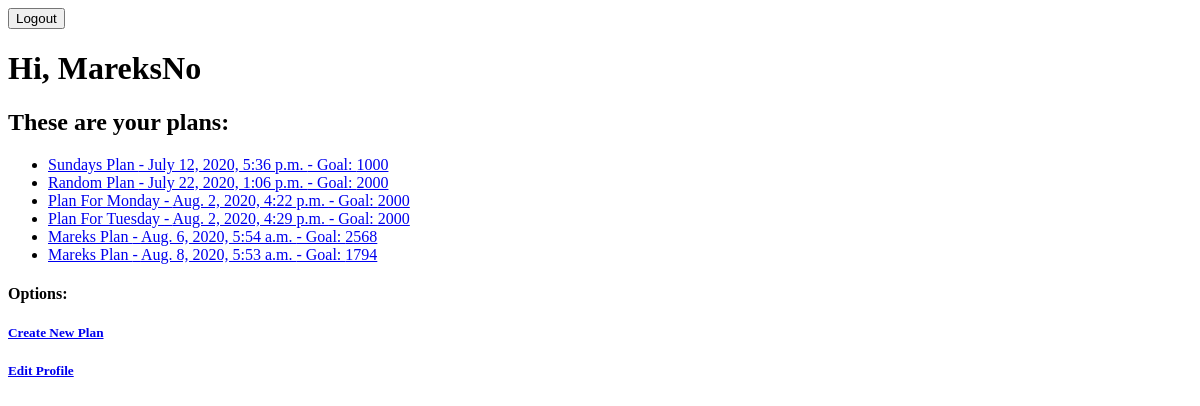
Page /users/profile/ (signed in) on the earlier database version.
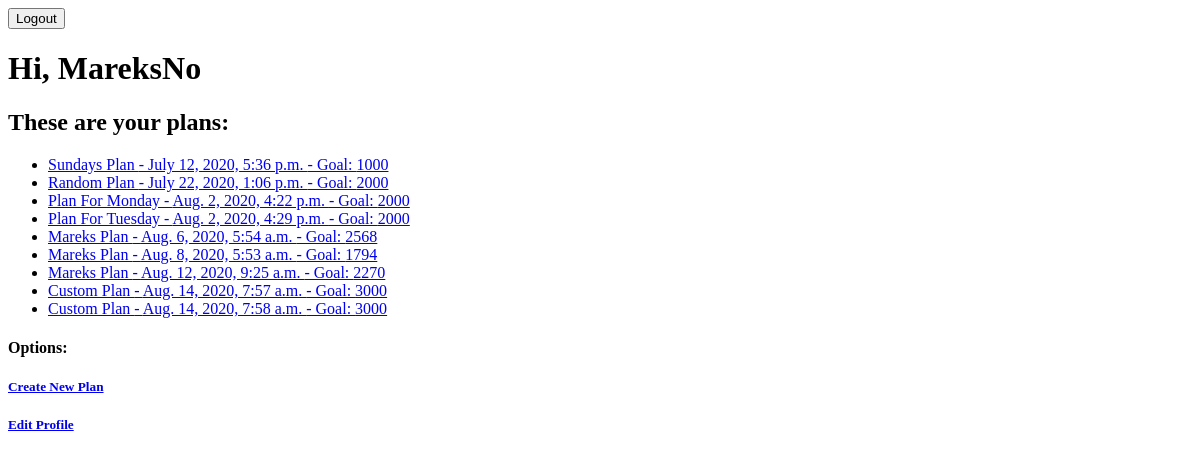
Same page on the later database version.
### users/models.py (models this page shows, shortened)
class Plans(models.Model):
    name = models.CharField(max_length=200)
    date = models.DateTimeField(default=timezone.now)
    c_goal = models.IntegerField(verbose_name='Calorie goal')
    c_current = models.IntegerField(default=0)
    goal_reached = models.BooleanField(default=False)
    user = models.ForeignKey(to=settings.AUTH_USER_MODEL, on_delete=models.CASCADE)

### users/views.py (the view)
# urls.py: path('profile/', views.ProfileView.as_view(), name='profile-view', ),
class ProfileView(LoginRequiredMixin, View):
    raise_exception = True
    def get(self, request):
        user = request.user
        plans = cache.get(f'plans{user}')
        if not plans:
            plans = users_models.Plans.objects.filter(user=user)
            cache.set(f'plans{user}', plans, 600)
        return render(template_name='users/profile.html', request=request, context={'user': user, 'plans': plans})

### users/templates/users/profile.html (shortened to what this page needs)
{% extends 'users/base.html' %}
{% block body %}
    <h1>Hi, {{ user.username }}</h1>
    <h2>These are your plans:</h2>
    <ul>
        {% for plan in plans %}
            <li><a href="{% url 'plan-view' plan.id %}">{{ plan.name }} - {{ plan.date }} - Goal: {{ plan.c_goal }}</a></li>
        {% endfor %}
    </ul>
    <div>
        <h4>Options:</h4>
        <h5><a href="{% url 'create-plan-view' %}">Create New Plan</a></h5>
        <h5><a href="{% url 'edit-user' %}">Edit Profile</a></h5>
    </div>
{% endblock %}

Differences in the rows shown:
added Plans: name "Mareks Plan", date "Aug. 12, 2020, 9:25 a.m.", c_goal "2270"
added Plans: name "Custom Plan", date "Aug. 14, 2020, 7:57 a.m.", c_goal "3000"
added Plans: name "Custom Plan", date "Aug. 14, 2020, 7:58 a.m.", c_goal "3000"
